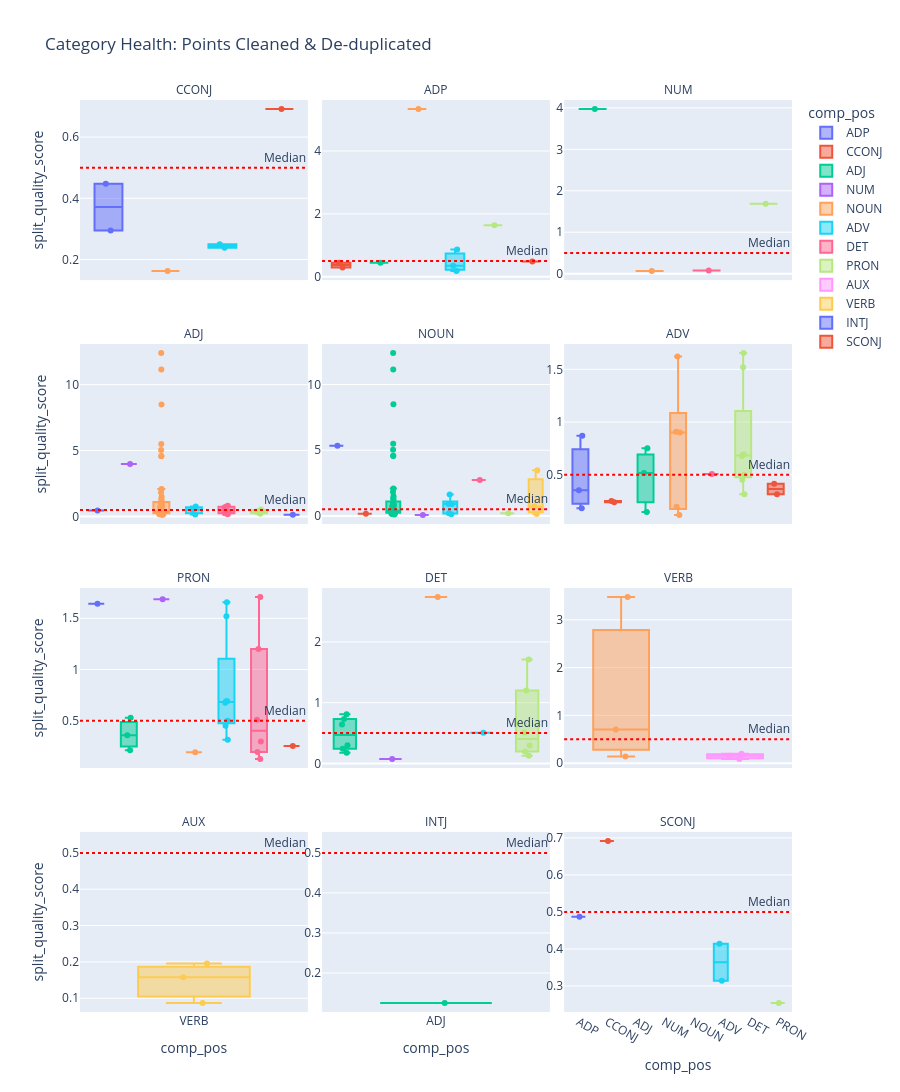

This figure's notebook cell:
### Code cell
import pandas as pd
import plotly.express as px

# 1. Prepare and Deduplicate Data
expanded_results = []
for entry in results:
    pos_a, pos_b = entry['poses_compared']
    
    # Instance for POS A
    row_a = entry.copy()
    row_a['focus_pos'] = pos_a
    row_a['comp_pos'] = pos_b
    expanded_results.append(row_a)
    
    # Instance for POS B
    row_b = entry.copy()
    row_b['focus_pos'] = pos_b
    row_b['comp_pos'] = pos_a
    expanded_results.append(row_b)

df_expanded = pd.DataFrame(expanded_results)

# Remove exact duplicates if they exist in your source list
df_expanded = df_expanded.drop_duplicates(subset=['lemma', 'focus_pos', 'comp_pos', 'split_quality_score'])

# 2. Generate the Plot
fig = px.box(
    df_expanded, 
    x="comp_pos",
    y="split_quality_score", 
    facet_col="focus_pos",
    facet_col_wrap=3,
    color="comp_pos",
    points="all",           # This shows the points
    hover_name="lemma",
    title="Category Health: Points Cleaned & De-duplicated",
)

# 3. Adjust "Jitter" and Point Positioning
# This spreads the points out so they don't overlap vertically/horizontally
fig.update_traces(pointpos=0, jitter=0.3) 

# 4. Axes and Layout Fixes
fig.update_yaxes(matches=None, showticklabels=True)
fig.update_xaxes(matches=None)
fig.for_each_annotation(lambda a: a.update(text=a.text.split("=")[-1]))
sq_thresh = df['split_quality_score'].median()
fig.add_hline(y=sq_thresh, line_dash="dot", line_color="red", annotation_text="Median")
fig.update_layout(
    height=1700,
    # template="plotly_white",
    # hoverlabel=dict(bgcolor="white", font_size=12)
)
fig.show()
